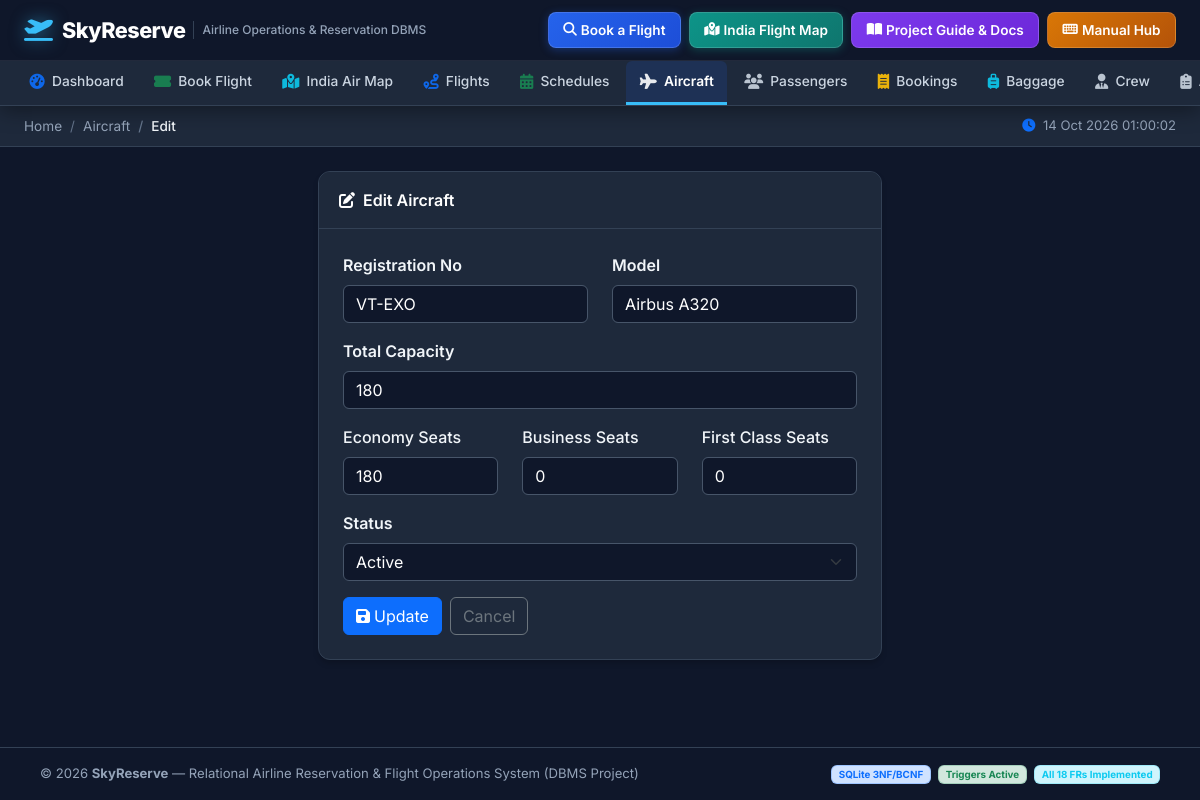
The app's page /aircraft/2/edit with its own data.
### tables this page shows
CREATE TABLE Aircraft (
    Aircraft_ID INTEGER PRIMARY KEY AUTOINCREMENT,
    Registration_No TEXT UNIQUE NOT NULL,
    Model TEXT NOT NULL,
    Total_Capacity INTEGER NOT NULL CHECK (Total_Capacity > 0),
    Economy_Seats INTEGER NOT NULL DEFAULT 0,
    Business_Seats INTEGER NOT NULL DEFAULT 0,
    First_Class_Seats INTEGER NOT NULL DEFAULT 0,
    Status TEXT DEFAULT 'Active' CHECK (Status IN ('Active','Maintenance','Retired'))
);

### app.py (the view, shortened to what this page needs)
@app.route("/aircraft/<int:aid>/edit", methods=["GET", "POST"])
def aircraft_edit(aid):
    db = get_db()
    ac = db.execute("SELECT * FROM Aircraft WHERE Aircraft_ID=?", (aid,)).fetchone()
    db.close()
    if not ac:
        flash("Aircraft not found.", "warning")
        return redirect(url_for("aircraft_list"))
    return render_template("aircraft_form.html", aircraft=ac)

### app.py (called while the page is built)
@app.before_request
def ensure_db():
    global _db_initialized
    if not _db_initialized:
        db_path = os.path.join(os.path.dirname(__file__), "airline.db")
        if not os.path.exists(db_path):
            init_db()
        _db_initialized = True

### database.py (called while the page is built)
def get_db():
    conn = sqlite3.connect(DB_PATH)
    conn.row_factory = sqlite3.Row
    conn.execute("PRAGMA foreign_keys = ON")
    return conn

### templates/aircraft_form.html (shortened to what this page needs)
{% extends "base.html" %}
{% block breadcrumb %}
<li class="breadcrumb-item"><a href="{{ url_for('aircraft_list') }}" class="text-decoration-none">Aircraft</a></li>
<li class="breadcrumb-item active">{{ 'Edit' if aircraft else 'Add' }}</li>
{% endblock %}
{% block content %}
<div class="row justify-content-center">
  <div class="col-lg-6">
    <div class="table-card">
      <div class="card-header d-flex justify-content-between align-items-center">
        <span><i class="fas fa-{{ 'edit' if aircraft else 'plus' }} me-2"></i>{{ 'Edit Aircraft' if aircraft else 'Add New Aircraft' }}</span>
      </div>
      <div class="p-4">
        <form method="POST" action="{{ url_for('aircraft_edit', aid=aircraft.Aircraft_ID) if aircraft else url_for('aircraft_add') }}">
          <div class="row">
            <div class="col-md-6 mb-3">
              <label class="form-label fw-semibold">Registration No</label>
              <input type="text" name="registration_no" class="form-control" value="{{ aircraft.Registration_No if aircraft else '' }}" placeholder="e.g. VT-ANL" required>
            </div>
            <div class="col-md-6 mb-3">
              <label class="form-label fw-semibold">Model</label>
              <input type="text" name="model" class="form-control" value="{{ aircraft.Model if aircraft else '' }}" placeholder="e.g. Boeing 737" required>
            </div>
          </div>
          <div class="mb-3">
            <label class="form-label fw-semibold">Total Capacity</label>
            <input type="number" name="total_capacity" class="form-control" value="{{ aircraft.Total_Capacity if aircraft else '' }}" min="1" required>
          </div>
          <div class="row">
            <div class="col-md-4 mb-3">
              <label class="form-label">Economy Seats</label>
              <input type="number" name="economy_seats" class="form-control" value="{{ aircraft.Economy_Seats if aircraft else 0 }}" min="0">
            </div>
            <div class="col-md-4 mb-3">
              <label class="form-label">Business Seats</label>
              <input type="number" name="business_seats" class="form-control" value="{{ aircraft.Business_Seats if aircraft else 0 }}" min="0">
            </div>
            <div class="col-md-4 mb-3">
              <label class="form-label">First Class Seats</label>
              <input type="number" name="first_class_seats" class="form-control" value="{{ aircraft.First_Class_Seats if aircraft else 0 }}" min="0">
            </div>
          </div>
          <div class="mb-3">
            <label class="form-label fw-semibold">Status</label>
            <select name="status" class="form-select">
              {% for s in ['Active','Maintenance','Retired'] %}
              <option value="{{ s }}" {% if aircraft and aircraft.Status == s %}selected{% endif %}>{{ s }}</option>
              {% endfor %}
            </select>
          </div>
          <div class="d-flex gap-2">
            <button type="submit" class="btn btn-primary"><i class="fas fa-save me-1"></i>{{ 'Update' if aircraft else 'Add Aircraft' }}</button>
            <a href="{{ url_for('aircraft_list') }}" class="btn btn-outline-secondary">Cancel</a>
          </div>
        </form>
      </div>
    </div>
  </div>
</div>
{% endblock %}

### templates/base.html (style rules this page uses)
:root { --primary-color: #2563eb; --primary-hover: #1d4ed8; --nav-bg: #0f172a; --nav-sub-bg: #1e293b; --nav-border: #334155; }
* { font-family: 'Inter', sans-serif; }
body { background: #0f172a; color: #f1f5f9; margin: 0; min-height: 100vh; display: flex; flex-direction: column; }
.sub-bar .breadcrumb-item a { color: #94a3b8; text-decoration: none; }
.sub-bar .breadcrumb-item.active { color: #cbd5e1; font-weight: 500; }
.sub-bar .breadcrumb-item + .breadcrumb-item::before { color: #64748b; }
.table-card { background: #1e293b; border: 1px solid #334155; border-radius: 12px; box-shadow: 0 4px 6px -1px rgba(0, 0, 0, 0.2); overflow: hidden; margin-bottom: 1.5rem; }
.table-card .card-header { background: #1e293b; border-bottom: 1px solid #334155; padding: 1rem 1.25rem; font-weight: 600; color: #f8fafc; }
.form-label, label { color: #f1f5f9 !important; font-weight: 500; }
.table-card .card-header { color: #ffffff !important; }
.breadcrumb-item a { color: #94a3b8 !important; }
.breadcrumb-item.active { color: #f1f5f9 !important; font-weight: 600; }
.form-control, .form-select { background-color: #0f172a !important; border: 1px solid #475569 !important; color: #ffffff !important; }
.form-control::placeholder { color: #64748b !important; }

### records on screen
Aircraft: registration_no "VT-EXO", model "Airbus A320", total_capacity "180", economy_seats "180", business_seats "0", first_class_seats "0", status "Active"

### other values on screen
{{ 'Edit' if aircraft else 'Add' }} "Edit"
{{ 'Edit Aircraft' if aircraft else 'Add New Aircraft' }} "Edit Aircraft"
{{ 'Update' if aircraft else 'Add Aircraft' }} "Update"
